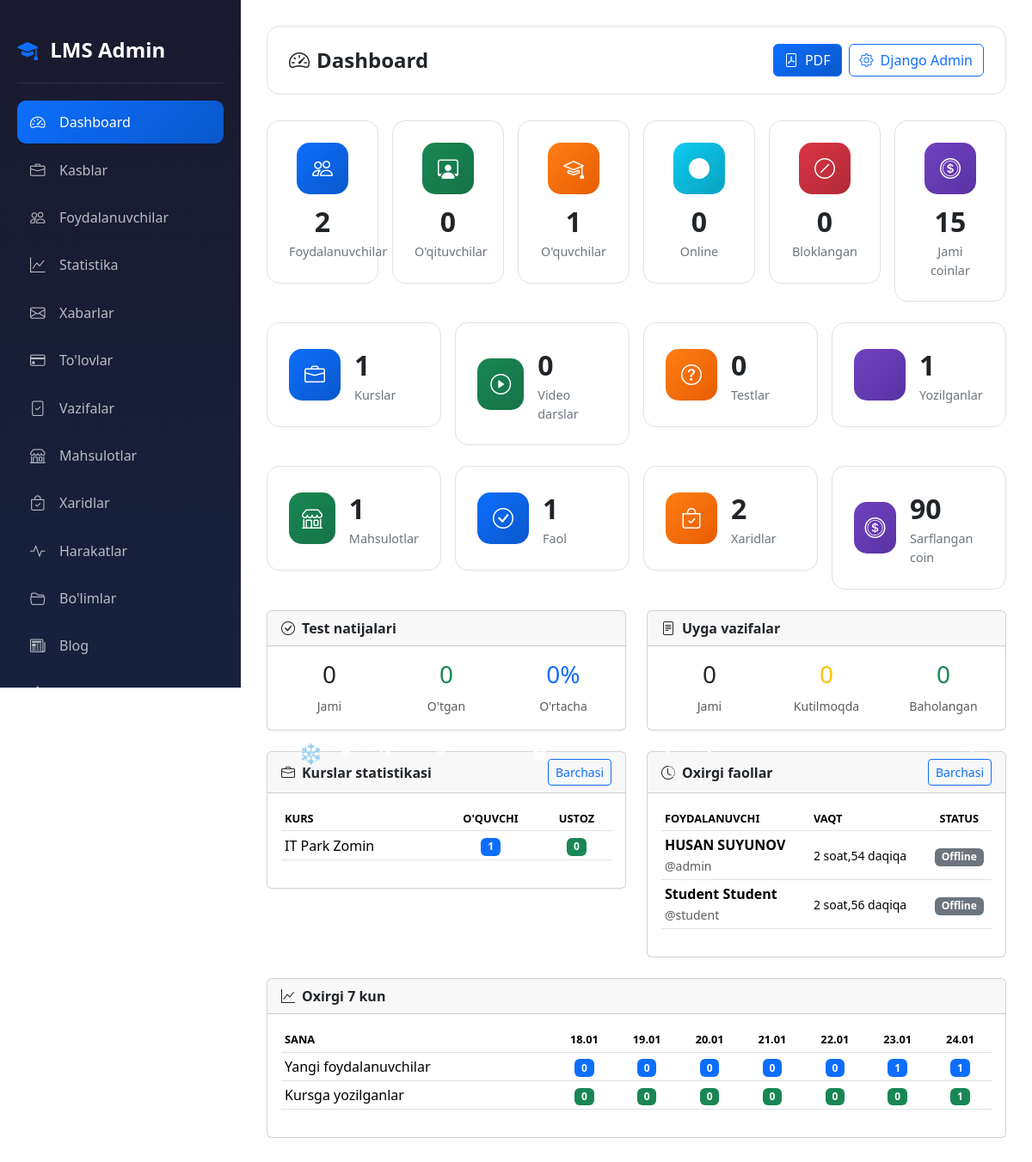
/dashboard/ (signed in), run on an earlier commit of the app's database.
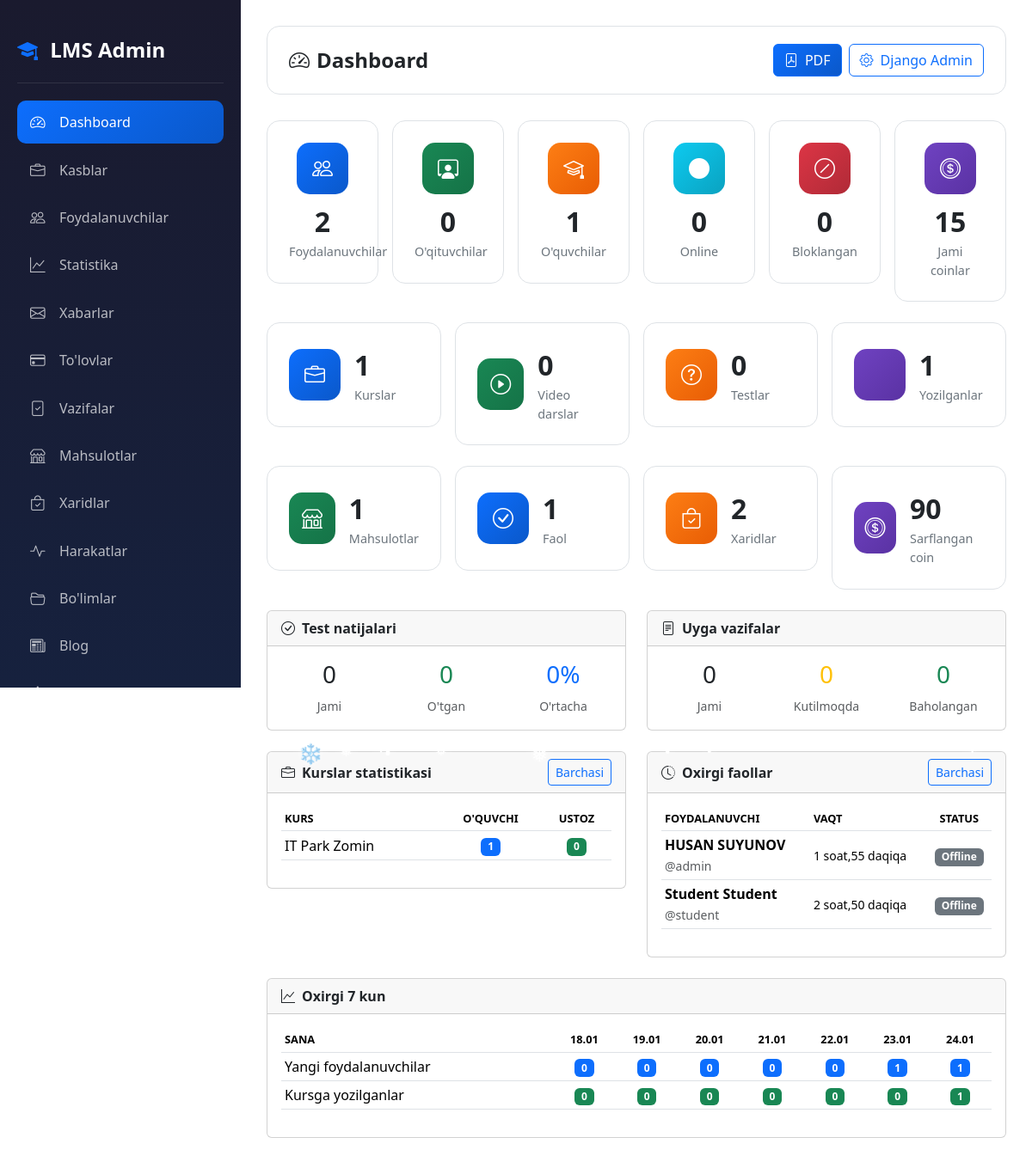
And on a later commit of the database.
### accounts/models.py (models this page shows, shortened)
class CustomUser(AbstractUser):
    ROLE_CHOICES = (
        ('admin', 'Admin'),
        ('teacher', "O'qituvchi"),
        ('student', "O'quvchi"),
    )
    first_name = models.CharField(max_length=100, verbose_name="Ism")
    last_name = models.CharField(max_length=100, verbose_name="Familiya")
    phone = models.CharField(max_length=20, unique=True, verbose_name="Telefon raqam")
    role = models.CharField(
        max_length=20,
        choices=ROLE_CHOICES,
        default='student',
        verbose_name="Rol"
    )
    photo = models.ImageField(
        upload_to='profiles/',
        blank=True,
        null=True,
        verbose_name="Profil rasmi"
    )
    profession = models.ForeignKey(
        'Profession',
        on_delete=models.SET_NULL,
        null=True,
        blank=True,
        related_name='students',
        verbose_name="Yo'nalish"
    )
    is_blocked = models.BooleanField(default=False, verbose_name="Bloklangan")
    last_activity = models.DateTimeField(null=True, blank=True, verbose_name="Oxirgi faollik")
    bio = models.TextField(blank=True, null=True, verbose_name="O'zi haqida")
    coins = models.IntegerField(default=0, verbose_name="Coinlar")
    total_online_time = models.IntegerField(default=0, verbose_name="Jami online vaqt (daqiqa)")
    address = models.CharField(max_length=300, blank=True, null=True, verbose_name="Yashash manzili")
    birth_date = models.DateField(null=True, blank=True, verbose_name="Tug'ilgan kuni")
    id_card = models.FileField(
        upload_to='documents/id_cards/',
        blank=True,
        null=True,
        verbose_name="ID karta / Pasport"
    )
    birth_certificate = models.FileField(
        upload_to='documents/birth_certificates/',
        blank=True,
        null=True,
        verbose_name="Tug'ilganlik haqida guvohnoma"
    )
    @property
    def is_admin(self):
        return self.role == 'admin'
    @property
    def is_online(self):
        if not self.last_activity:
            return False
        return (timezone.now() - self.last_activity).total_seconds() < 300
    @property
    def full_name(self):
        return f"{self.first_name} {self.last_name}".strip()
    class Meta:
        verbose_name = "Foydalanuvchi"
        verbose_name_plural = "Foydalanuvchilar"

### accounts/views.py (the view)
# urls.py: path('dashboard/', views.admin_dashboard, name='admin_dashboard'),
@login_required
def admin_dashboard(request):
    if not request.user.is_admin:
        messages.error(request, "Sizda admin paneliga kirish huquqi yo'q!")
        return redirect('home')
    total_users = CustomUser.objects.count()
    total_teachers = CustomUser.objects.filter(role='teacher').count()
    total_students = CustomUser.objects.filter(role='student').count()
    total_professions = Profession.objects.count()
    blocked_users = CustomUser.objects.filter(is_blocked=True).count()
    online_users = sum(1 for u in CustomUser.objects.all() if u.is_online)
    total_lessons = Lesson.objects.count()
    total_videos = VideoLesson.objects.count()
    total_tests = Test.objects.count()
    total_homeworks = Homework.objects.count()
    total_enrollments = CourseEnrollment.objects.count()
    total_certificates = Certificate.objects.count()
    total_coins = CustomUser.objects.aggregate(total=Sum('coins'))['total'] or 0
    total_test_results = TestResult.objects.count()
    passed_tests = TestResult.objects.filter(passed=True).count()
    avg_test_score = TestResult.objects.aggregate(avg=Avg('score'))['avg'] or 0
    pending_homeworks = HomeworkSubmission.objects.filter(status='pending').count()
    graded_homeworks = HomeworkSubmission.objects.filter(status='graded').count()
    from coin.models import Product, ProductPurchase
    total_products = Product.objects.count()
    active_products = Product.objects.filter(is_active=True).count()
    total_purchases = ProductPurchase.objects.count()
    total_coins_spent = ProductPurchase.objects.aggregate(total=Sum('coins_spent'))['total'] or 0
    profession_stats = Profession.objects.annotate(
        student_count=Count('enrollments', filter=Q(enrollments__user__role='student')),
        teacher_count=Count('students', filter=Q(students__role='teacher'))
    )
    recent_users = CustomUser.objects.filter(last_activity__isnull=False).order_by('-last_activity')[:10]
    today = timezone.now().date()
    daily_stats = []
    for i in range(6, -1, -1):
        day = today - timedelta(days=i)
        daily_stats.append({
            'date': day,
            'users': CustomUser.objects.filter(date_joined__date=day).count(),
            'enrollments': CourseEnrollment.objects.filter(enrolled_at__date=day).count(),
        })
    context = {
        'total_users': total_users,
        'total_teachers': total_teachers,
        'total_students': total_students,
        'total_professions': total_professions,
        'blocked_users': blocked_users,
        'online_users': online_users,
        'total_lessons': total_lessons,
        'total_videos': total_videos,
        'total_tests': total_tests,
        'total_homeworks': total_homeworks,
        'total_enrollments': total_enrollments,
        'total_certificates': total_certificates,
        'total_coins': total_coins,
        'total_test_results': total_test_results,
        'passed_tests': passed_tests,
        'avg_test_score': round(avg_test_score, 1),
        'pending_homeworks': pending_homeworks,
        'graded_homeworks': graded_homeworks,
        'profession_stats': profession_stats,
        'recent_users': recent_users,
        'daily_stats': daily_stats,
        'total_products': total_products,
        'active_products': active_products,
        'total_purchases': total_purchases,
        'total_coins_spent': total_coins_spent,
    }
    return render(request, 'accounts/admin/dashboard.html', context)

### accounts/management/commands/check_birthdays.py (called while the page is built, shortened)
    def handle(self, *args, **kwargs):
        today = timezone.now().date()
        users = CustomUser.objects.filter(birth_date__day=today.day, birth_date__month=today.month)
        if not users.exists():
            self.stdout.write(self.style.SUCCESS('No birthdays today.'))
            return

### accounts/templates/accounts/admin/dashboard.html (shortened to what the changed rows need)
{% extends 'accounts/admin/base_admin.html' %}
{% block admin_content %}
<div class="top-bar">
    <h1 class="page-title"><i class="bi bi-speedometer2 me-2"></i>Dashboard</h1>
</div>
<div class="row g-4">
    <div class="col-lg-6 mb-4">
        <div class="card">
            <div class="card-body">
                {% if profession_stats %}
                <div class="table-responsive">
                    <table class="table table-sm">
                        <thead>
                            <tr>
                                <th>Kurs</th>
                                <th class="text-center">O'quvchi</th>
                                <th class="text-center">Ustoz</th>
                            </tr>
                        </thead>
                    </table>
                </div>
                {% else %}
                <p class="text-muted text-center py-3">Kurslar mavjud emas</p>
                {% endif %}
            </div>
        </div>
    </div>
    <div class="col-lg-6 mb-4">
        <div class="card">
            <div class="card-body">
                {% if recent_users %}
                <div class="table-responsive">
                    <table class="table table-sm">
                        <thead>
                            <tr>
                                <th>Foydalanuvchi</th>
                                <th>Vaqt</th>
                                <th class="text-center">Status</th>
                            </tr>
                        </thead>
                        <tbody>
                            {% for u in recent_users %}
                            <tr>
                                <td>
                                    <strong>{{ u.full_name }}</strong>
                                    <br><small class="text-muted">@{{ u.username }}</small>
                                </td>
                                <td><small>{{ u.last_activity|timesince }}</small></td>
                                <td class="text-center">
                                    {% if u.is_online %}
                                    <span class="badge bg-success">Online</span>
                                    {% else %}
                                    <span class="badge bg-secondary">Offline</span>
                                    {% endif %}
                                </td>
                            </tr>
                            {% endfor %}
                        </tbody>
                    </table>
                </div>
                {% else %}
                <p class="text-muted text-center py-3">Ma'lumot yo'q</p>
                {% endif %}
            </div>
        </div>
    </div>
</div>
<div class="card">
    <div class="card-body">
        <div class="table-responsive">
            <table class="table table-sm">
                <thead>
                    <tr>
                        <th>Sana</th>
                        {% for day in daily_stats %}
                        <th class="text-center">{{ day.date|date:"d.m" }}</th>
                        {% endfor %}
                    </tr>
                </thead>
            </table>
        </div>
    </div>
</div>
{% endblock %}

What changed in the data, as far as the page shows it:
changed CustomUser "HUSAN SUYUNOV": last_activity "2 soat,54 daqiqa" → "1 soat,55 daqiqa"
changed CustomUser "Student Student": last_activity "2 soat,56 daqiqa" → "2 soat,50 daqiqa"
